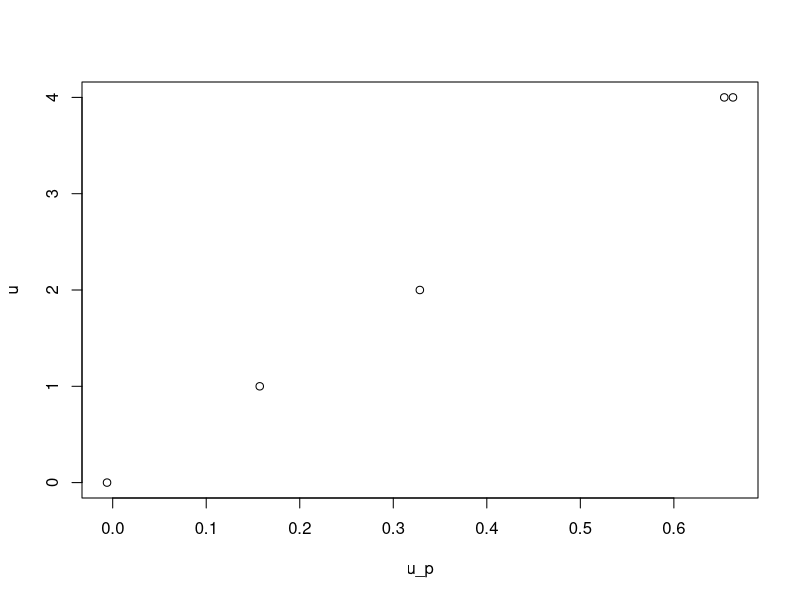
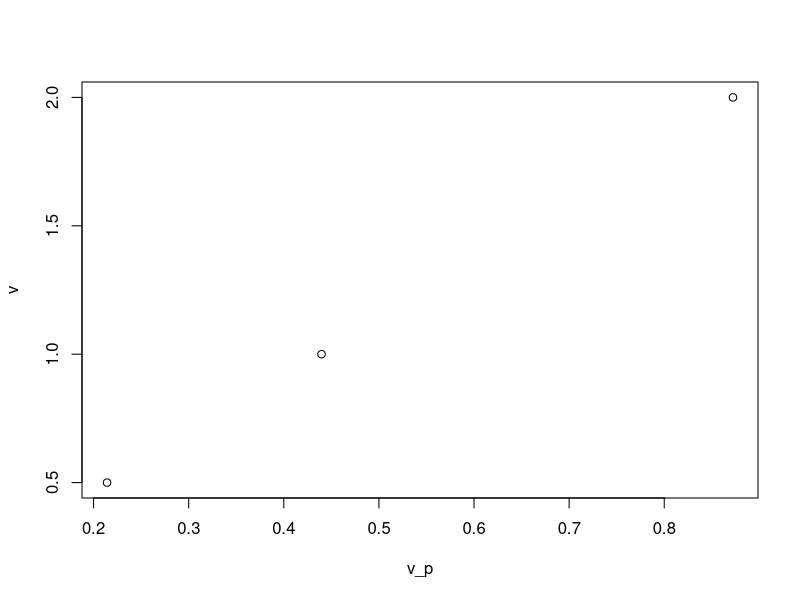
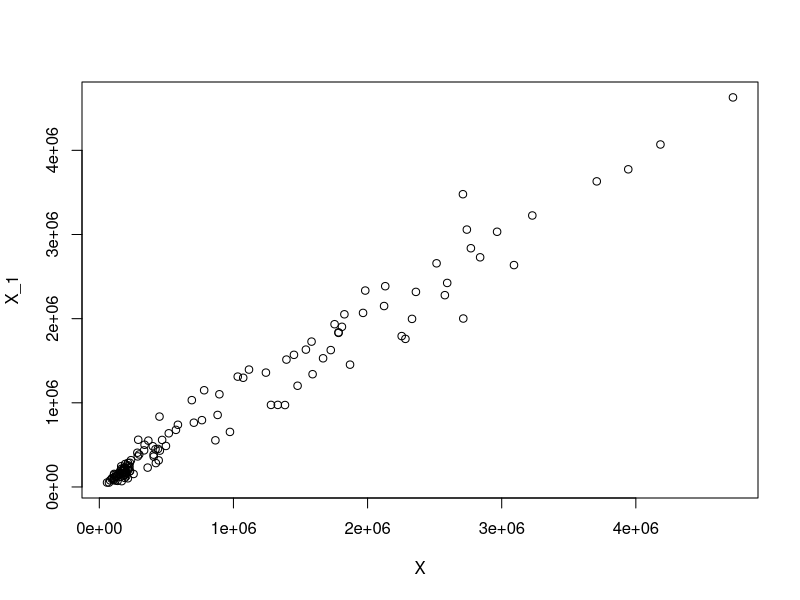

Here is the R script that generated these plots, in order: (Note: this script raises an error after producing the figures.)
## ---- chunk 1
u <- c(0, 1, 2, 4, 4)
v <- c(0.5 , 1 ,2)
#u <- u / sqrt(sum(u^2))
#v <- v / sqrt(sum(v^2))
## ---- chunk 2
# completa el código
X_1 <- 10 * u %*% t(v)
X_1
## ---- chunk 3
set.seed(3)
X <- X_1 + matrix(rnorm(15*3, 0, 1), 5, 3)
X
## ---- chunk 4
svd_1 <- svd(X)
svd_1
## ---- chunk 5
sigma <- svd_1$d[1] 
u_p <- svd_1$u[, 1]
v_p <- svd_1$v[, 1]
## ---- chunk 6
u_p
v_p
round(sigma * u_p %*% t(v_p), 1) 
X_1
## ---- chunk 7
plot(u_p, u)
plot(v_p, v)
## ---- chunk 8
X_1_svd <- sigma * u_p %*% t(v_p)
X_2_svd <- svd_1$d[2] * svd_1$u[,2] %*% t(svd_1$v[,2])
X_3_svd <- svd_1$d[3] * svd_1$u[,3] %*% t(svd_1$v[,3])
sqrt(sum((X - 0)^2)) # aproximando con 0, o tamaño de X
sqrt(sum((X - X_1_svd)^2)) # distancia a primera aproximacion
sqrt(sum((X - X_1_svd - X_2_svd )^2)) # distancia a segunda aproximacion
sqrt(sum((X - X_1_svd - X_2_svd - X_3_svd)^2))
## ---- chunk 9
sqrt(sum(X^2) - svd_1$d[1]^2)
sqrt(sum(X^2) - svd_1$d[1]^2 - svd_1$d[2]^2)
(sum(X^2) - svd_1$d[1]^2 - svd_1$d[2]^2 - svd_1$d[3]^2)
## ---- chunk 10
1- (sum(X^2) - svd_1$d[1]^2)/sum(X^2)
 # distancia a primera aproximacion
## ---- chunk 11
1- (sum(X^2) - svd_1$d[1]^2- svd_1$d[2]^2)/sum(X^2)
 # distancia a primera aproximacion
## ---- chunk 12
library(tidyverse)
deciles <- read_csv('../datos/enigh_deciles.csv')
deciles_nom <- names(deciles)[-1]
rubros_nom <- deciles$X1 
## ---- chunk 13
X <- as.matrix(deciles[,-1])
decomp_deciles <- svd(X)
decomp_deciles$u <- - decomp_deciles$u
decomp_deciles$v <- - decomp_deciles$v
decomp_deciles
## ---- chunk 14
library(tidyverse)
tibble(deciles_nom, decomp_deciles$v[,1])
## ---- chunk 15
print(tibble(rubros_nom, decomp_deciles$u[,1]), n = 13)
## ---- chunk 16
X /10^6
X_1 <- decomp_deciles$d[1] * decomp_deciles$u[,1] %*% t(decomp_deciles$v[,1])
X_1 / 10^6
plot(X, X_1)
## ---- chunk 17
decomp_deciles$v[,1] 
tibble(rubro = deciles$X1, u_1 = decomp_deciles$u[,1]) %>% arrange(u_1) 
## ---- chunk 18
decomp_deciles$v[,2] 
tibble(rubro = deciles$X1, u_2 = decomp_deciles$u[,2]) %>% arrange(u_2) 
## ---- chunk 19
decomp_deciles$v[,2]
## ---- chunk 20
#
#
#
## ---- chunk 21
# modifica según el código que escribiste arriba:
A <- round(svd_deciles$d[2]*tcrossprod(svd_deciles$u[,2], svd_deciles$v[,2])/1e3)
rownames(A) <- deciles$X1
A
